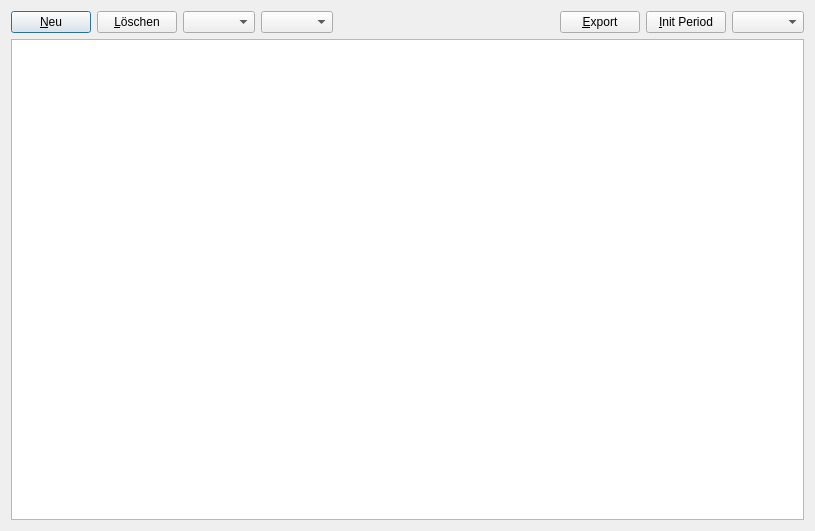
<?xml version="1.0" encoding="UTF-8"?>
<ui version="4.0">
 <class>InitialerStandForm</class>
 <widget class="QDialog" name="InitialerStandForm">
  <property name="geometry">
   <rect>
    <x>0</x>
    <y>0</y>
    <width>815</width>
    <height>531</height>
   </rect>
  </property>
  <property name="windowTitle">
   <string>Initialer Stand</string>
  </property>
  <layout class="QVBoxLayout" name="verticalLayout">
   <item>
    <layout class="QHBoxLayout" name="horizontalLayout">
     <item>
      <widget class="QPushButton" name="pushButton_newRecord">
       <property name="text">
        <string>&amp;Neu</string>
       </property>
      </widget>
     </item>
     <item>
      <widget class="QPushButton" name="pushButton_deleteRecord">
       <property name="text">
        <string>&amp;Löschen</string>
       </property>
      </widget>
     </item>
     <item>
      <widget class="QComboBox" name="comboBox_article"/>
     </item>
     <item>
      <widget class="QComboBox" name="comboBox_workplace"/>
     </item>
     <item>
      <spacer name="horizontalSpacer">
       <property name="orientation">
        <enum>Qt::Horizontal</enum>
       </property>
       <property name="sizeHint" stdset="0">
        <size>
         <width>40</width>
         <height>20</height>
        </size>
       </property>
      </spacer>
     </item>
     <item>
      <widget class="QPushButton" name="pushButton_export">
       <property name="text">
        <string>&amp;Export</string>
       </property>
      </widget>
     </item>
     <item>
      <widget class="QPushButton" name="pushButton_initPeriod">
       <property name="text">
        <string>&amp;Init Period</string>
       </property>
      </widget>
     </item>
     <item>
      <widget class="QComboBox" name="comboBox_period"/>
     </item>
    </layout>
   </item>
   <item>
    <widget class="QTableView" name="tableView_lagerstand">
     <property name="sortingEnabled">
      <bool>true</bool>
     </property>
    </widget>
   </item>
  </layout>
 </widget>
 <resources/>
 <connections/>
</ui>
